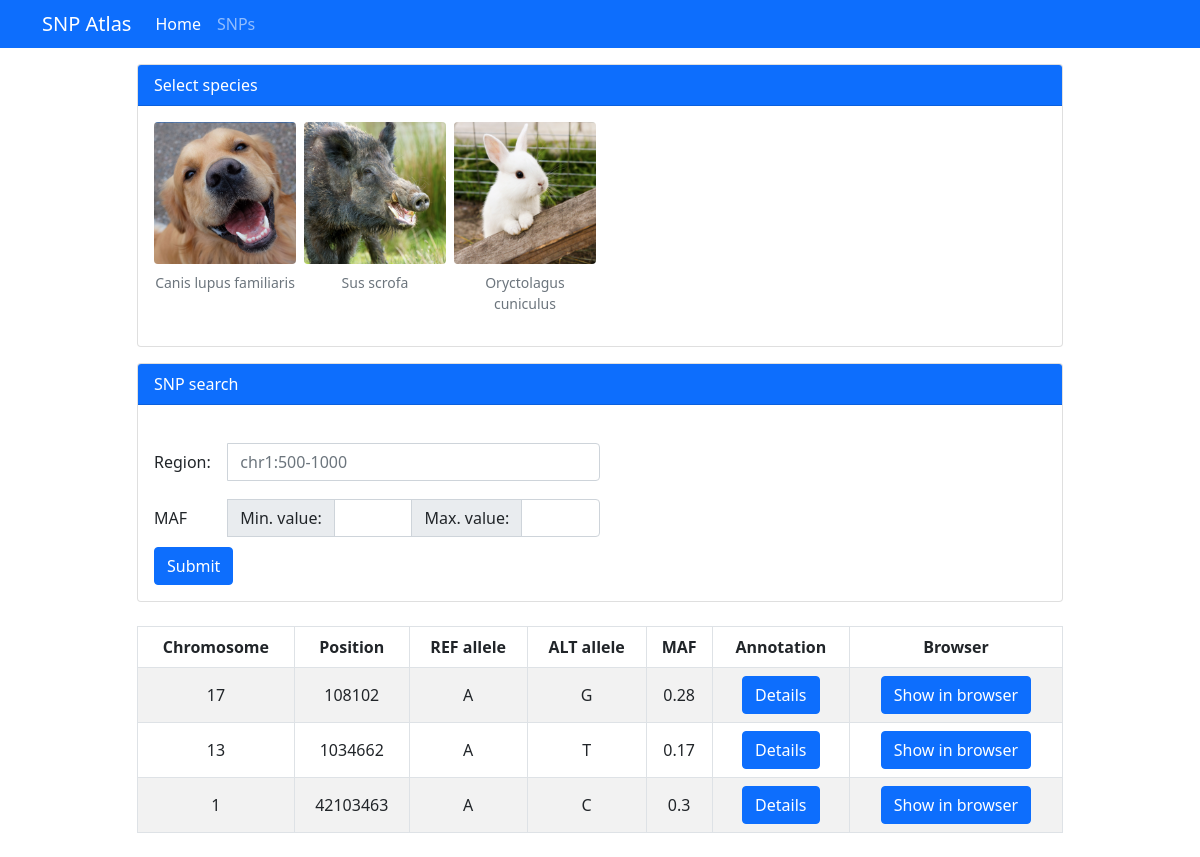
Page /snps/ on the committed database.
### snp_app/models.py (models this page shows)
class Species(models.Model):
    name = models.CharField(max_length=200)
    image = models.ImageField(upload_to='images/')
    reference_genome = models.CharField(max_length=200, unique=True, null=False)

class SNP(models.Model):
    chromosome = models.IntegerField()
    coordinate = models.IntegerField()  # pozycja w genomie referencyjnym
    reference_allele = models.CharField(max_length=1)  # nukleotyd w genomie referencyjnym
    alternative_allele = models.CharField(max_length=1)
    MAF = models.FloatField()
    sample = models.ForeignKey(Sample, on_delete=models.CASCADE)
    class Meta:
        unique_together = ('chromosome', 'coordinate',)
        constraints = [
            models.CheckConstraint(check=~models.Q(alternative_allele = models.F('reference_allele')),
                name='snips_cannot_be_equal'),
            models.CheckConstraint(check=models.Q(MAF__gte=0.0) & models.Q(MAF__lte=1.0),
                name='MAF_range')
        ]

### snp_app/views.py (the view)
# urls.py: path('snps/', views.snps, name='snps'),
def snps(request):
    species_name = request.GET.get('chosen_species')
    if request.method == 'POST':
        form = SNPFilterForm(request.POST)
        annot_form = AnnotationForm(request.POST)
        species_name = request.POST.get('chosen_species')
        region = request.POST.get('region')
        maf_min = request.POST.get('maf_min')
        maf_max = request.POST.get('maf_max')
    else:
        form = SNPFilterForm()
        annot_form = AnnotationForm()
        region = None
        maf_min = None
        maf_max = None
    species = Species.objects.all()
    snps = SNP.objects.all()
    samples = Sample.objects.all()
    if species_name:
        chosen_species = Species.objects.get(name=species_name)
        samples = list(samples.filter(species=chosen_species))
        snps = snps.filter(sample__in=samples)
    if region:
        chromosome, start, end = parse_region(region)
        snps = snps.filter(chromosome=chromosome, coordinate__gte=start, coordinate__lte=end)
    if maf_min and maf_max:
        snps = snps.filter(MAF__gte=maf_min, MAF__lte=maf_max)
    context = {
        'snps': snps,
        'species_name': species_name,
        'species': species,
        'form' : form,
        'annot_form': annot_form,
    }
    return render(request, 'snp_app/snps.html', context)

### snp_app/forms.py
class SNPFilterForm(forms.Form):
    region = forms.CharField(
        label = 'Region',
        widget = forms.TextInput(attrs={'placeholder': 'chr1:500-1000', 'pattern': '^chr\d+:\d+-\d+$',
                                      'class': 'form-control', 'style': 'max-width: 410px;'})
    )
    maf_min = forms.DecimalField(
        label = 'Min. value',
        widget = forms.NumberInput(attrs={'min': '0', 'max': '1', 'step': '0.01',
                                        'class': 'form-control', 'style': 'max-width: 100px;'})
    )
    maf_max = forms.DecimalField(
        label = 'Max. value',
        widget = forms.NumberInput(attrs={'min': '0', 'max': '1', 'step': '0.01',
                                        'class': 'form-control', 'style': 'max-width: 100px;'})
    )

class AnnotationForm(ModelForm):
    class Meta:
        model = Annotation
        fields = ['type', 'text']
        widgets = {
            'type' : forms.TextInput(attrs={'class' : 'form-control'}),
            'text' : forms.Textarea(attrs={'class' : 'form-control'}),
        }
        labels = {
            'type': 'Type',
            'text': 'Text',
        }

### snp_app/templates/snp_app/snps.html (shortened to what this page needs)
<!DOCTYPE html>
{% extends 'snp_app/home.html' %}
{% block content %}
{% load static %}
<div class="container overflow-hidden">
    <div class="row justify-content-md-center">
      <div class="col-md-10 my-3">
        <div class="card md-10">
          <div class="card-header bg-primary text-white">Select species</div>
          <div class="card-body">
            <div class="row row-cols-6 g-2">
              {% for x in species %}
                <figure class="figure">
                  <img src="{{ x.image.url }}" class="figure-img img-fluid rounded" alt="{{ x.name }}" onclick="save_species('{{ x.name }}')">
                  <figcaption class="figure-caption text-center">{{ x.name }}</figcaption>
                </figure>
              {% endfor %}
            </div>
          </div>
        </div>
      </div>
    </div>
    <div class="row justify-content-md-center">
        <div class="col-md-10">
          <div class="card md-10">
            <div class="card-header bg-primary text-white">SNP search</div>
            <div class="card-body">
              <form action="{% url 'snps' %}" method="POST">
                <div class="col-md-6 my-2">
                    <div class="input-group">
                      <div class="col-md-2 col-form-label">
                      {{ form.region.label_tag }}
                    </div>
                      {{ form.region }}
                    </div>
                </div>
                <div class="col-md-6 gy-3">
                    <div class="input-group">
                      <div class="col-md-2 col-form-label">
                        MAF
                      </div>
                      <div class="input-group-text">
                        {{ form.maf_min.label_tag }}
                      </div>
                        {{ form.maf_min }}
                        <div class="input-group-text">
                          {{ form.maf_max.label_tag }}
                        </div>
                        {{ form.maf_max }}
                    </div>
                </div>
                <div class="row-cols-auto">
                    <button type="submit" class="btn btn-primary">Submit</button>
                </div>
            </form>
            </div>
          </div>
        </div>
      </div>
    <div class="row justify-content-md-center">
      <div class="col-md-10 my-3">
      <table class="table table-striped table-bordered my-2 text-center align-middle">
        <thead class="text-center">
          <tr>
            <th scope="col">Chromosome</th>
            <th scope="col">Position</th>
            <th scope="col">REF allele</th>
            <th scope="col">ALT allele</th>
            <th scope="col">MAF</th>
            <th scope="col">Annotation</th>
            <th scope="col">Browser</th>
          </tr>
        </thead>
        <tbody>
          {% for snp in snps %}
          <tr class="snp-row">
            <td>{{ snp.chromosome }}</td>
            <td>{{ snp.coordinate }}</td>
            <td>{{ snp.reference_allele }}</td>
            <td>{{ snp.alternative_allele }}</td>
            <td>{{ snp.MAF }}</td>
            <td class="text-center">
              <button type="button" class="btn btn-primary" data-bs-toggle="modal" data-bs-target="#annotationsModal" onclick="save_snp('{{ snp.id }}')">Details</button>
            </td>
            <td class="text-center">
              <button type="button" class="btn btn-primary">Show in browser</button>
            </td>
          </tr>
          {% endfor %}
        </tbody>
      </table>
      </div>
    </div>
</div>
{% endblock %}

### snp_app/templates/snp_app/home.html (shortened to what this page needs)
<!DOCTYPE html>
<html lang="en">
<head>
    <link href="https://cdn.jsdelivr.net/npm/bootstrap@5.0.2/dist/css/bootstrap.min.css" rel="stylesheet">
    <link rel="stylesheet" href="../../static/bootstrap.css">
</head>
<body>
<nav class="navbar navbar-dark navbar-expand-lg bg-primary p-1">
    <div class="container-lg">
        <a class="navbar-brand" href="{% url 'home' %}">SNP Atlas</a>
        <div class="collapse navbar-collapse" id="navbarTogglerDemo03">
            <ul class="navbar-nav me-auto mb-2 mb-lg-0">
              <li class="nav-item">
                <a class="nav-link active" aria-current="page" href="{% url 'home' %}">Home</a>
              </li>
              <li class="nav-item">
                <a class="nav-link" href="{% url 'snps' %}">SNPs</a>
              </li>
            </ul>
    </div>
</nav>
{% block content %}{% endblock %}
</body>
</html>

### rows in the picture
Species: image (picture), name "Canis lupus familiaris"
Species: image (picture), name "Sus scrofa"
Species: image (picture), name "Oryctolagus cuniculus"
SNP: chromosome "17", coordinate "108102", reference_allele "A", alternative_allele "G", MAF "0.28"
SNP: chromosome "13", coordinate "1034662", reference_allele "A", alternative_allele "T", MAF "0.17"
SNP: chromosome "1", coordinate "42103463", reference_allele "A", alternative_allele "C", MAF "0.3"
